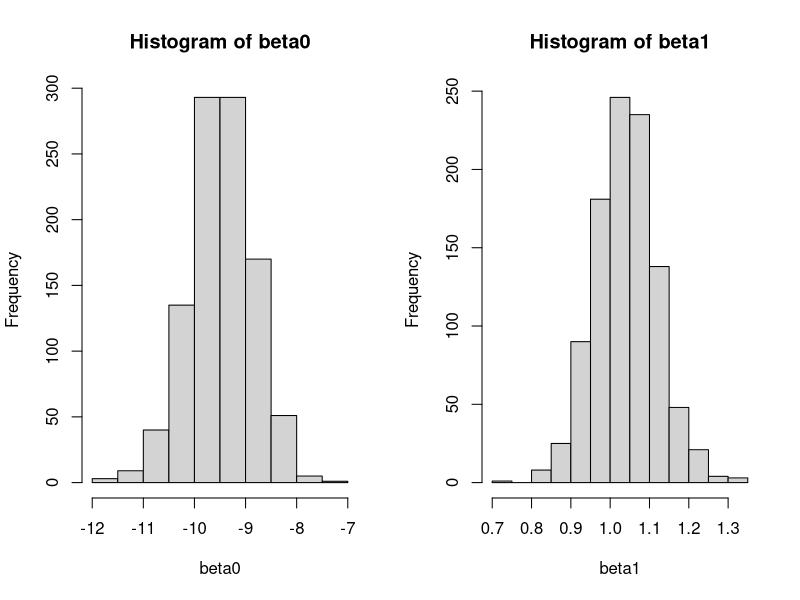

R code for this plot:
## ---- chunk 1
knitr::opts_chunk$set(echo = TRUE)
## ---- chunk 2
# Load the data
d <- read.csv("KamilarAndCooperData.csv", header = T, sep = ",")
head(d)
str(d)
## ---- chunk 3
model <- lm(data = d, formula = log(HomeRange_km2) ~ log(Body_mass_female_mean))
model
summary(model)
par(mfrow = c(2,2))

# Coefficients
model$coefficients
## ---- chunk 4
n <- length(d[,1]) # Number of observations
dsample <- d[sample(nrow(d), n, replace = T), ]
head(dsample)
str(dsample)

## Loop to repeat it 1000 times while storing the beta coefficients
n <- length(d[,1]) # Number of observations/rows in the dataset
b <- 1000
beta0 <- rep(0,b) # empty vector for bootstrapped beta0 values
beta1 <- rep(0,b) # empty vector for bootstrapped beta1 values
for (i in 1:b){
  dsample <- d[sample(nrow(d), n, replace = T), ]
  model <- lm(data = dsample, formula = log(HomeRange_km2) ~ log(Body_mass_female_mean))
  beta0[i] <- model$coefficients[1] # storing the beta0 value in the empty vector
  beta1[i] <- model$coefficients[2] # storing the beta1 value in the empty vector
  }
head(beta1)
head(beta0)

## Histograms of the bootstrapped beta distributions
par(mfrow = c(1,2))
hist(beta0)
hist(beta1)
par(mfrow = c(1,1))
## ---- chunk 5
SEbeta0 <- sd(beta0)
SEbeta0
SEbeta1 <- sd(beta1)
SEbeta1
## ---- chunk 6

## ---- chunk 7

## ---- chunk 8

